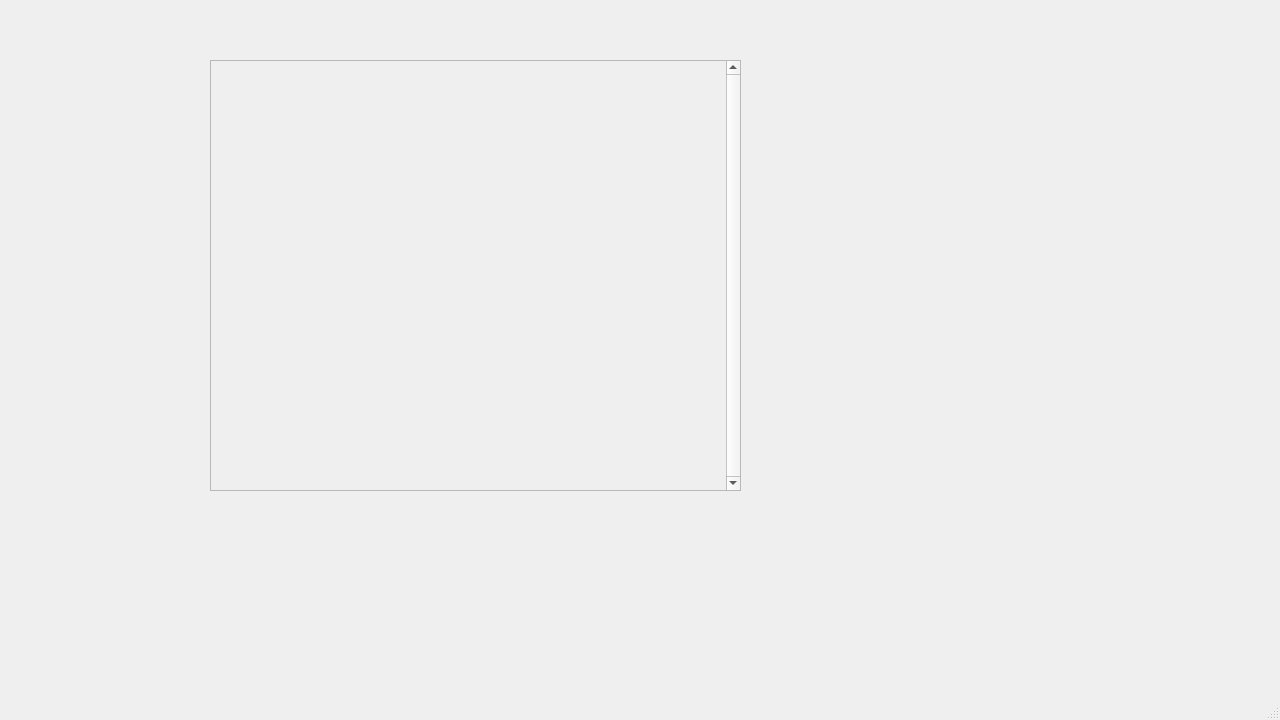
<?xml version="1.0" encoding="UTF-8"?>
<ui version="4.0">
 <class>MainWindow</class>
 <widget class="QMainWindow" name="MainWindow">
  <property name="geometry">
   <rect>
    <x>0</x>
    <y>0</y>
    <width>1280</width>
    <height>720</height>
   </rect>
  </property>
  <property name="windowTitle">
   <string>MainWindow</string>
  </property>
  <widget class="QWidget" name="centralwidget">
   <widget class="QScrollArea" name="exercise_area">
    <property name="geometry">
     <rect>
      <x>210</x>
      <y>60</y>
      <width>531</width>
      <height>431</height>
     </rect>
    </property>
    <property name="verticalScrollBarPolicy">
     <enum>Qt::ScrollBarAlwaysOn</enum>
    </property>
    <property name="horizontalScrollBarPolicy">
     <enum>Qt::ScrollBarAlwaysOff</enum>
    </property>
    <property name="widgetResizable">
     <bool>true</bool>
    </property>
    <widget class="QWidget" name="scrollAreaWidgetContents">
     <property name="geometry">
      <rect>
       <x>0</x>
       <y>0</y>
       <width>512</width>
       <height>429</height>
      </rect>
     </property>
    </widget>
   </widget>
  </widget>
  <widget class="QMenuBar" name="menubar">
   <property name="geometry">
    <rect>
     <x>0</x>
     <y>0</y>
     <width>1280</width>
     <height>21</height>
    </rect>
   </property>
  </widget>
  <widget class="QStatusBar" name="statusbar"/>
 </widget>
 <resources/>
 <connections/>
</ui>
